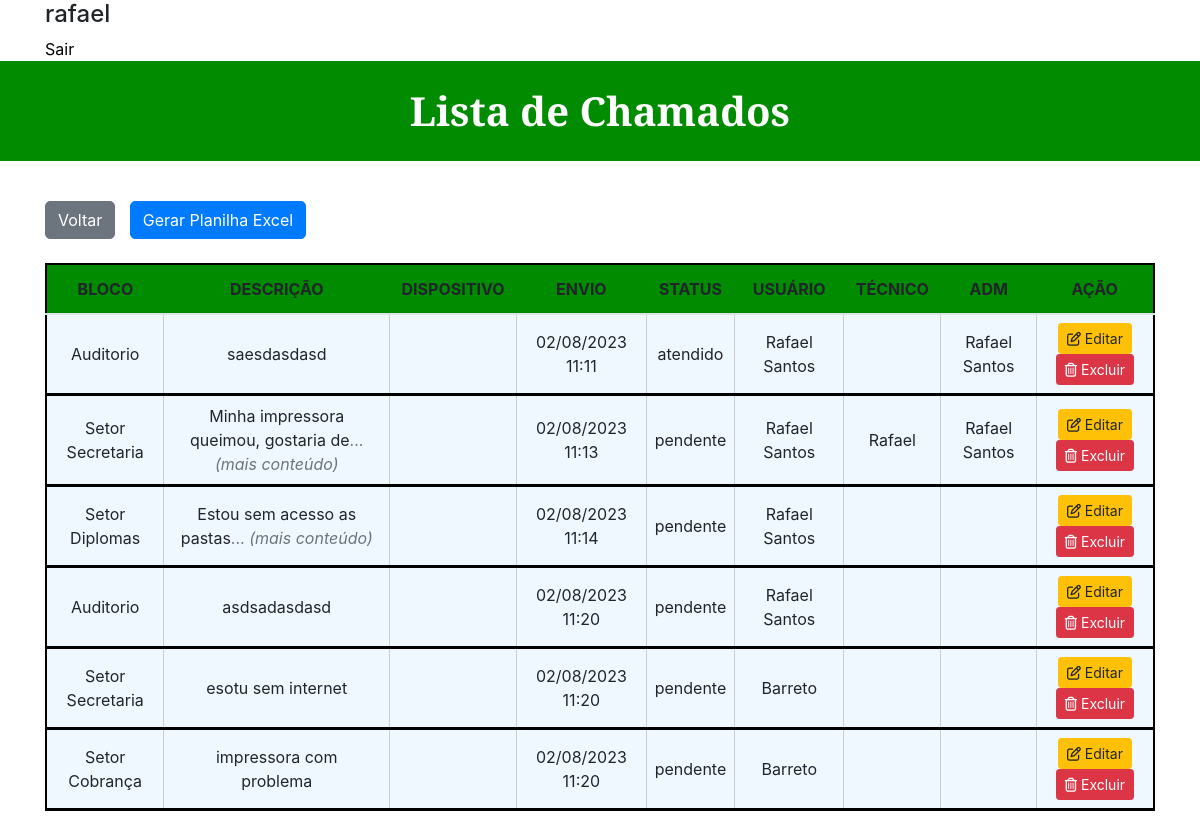
/listar_chamado.php (signed in), run on the app's committed database.
### tables this page shows
CREATE TABLE `tb_chamados` (
  `id_chamado` int(3) NOT NULL,
  `tipo_problema` varchar(75) NOT NULL,
  `descricao` varchar(300) NOT NULL,
  `status` varchar(10) NOT NULL DEFAULT 'pendente',
  `sala` varchar(45) DEFAULT NULL,
  `iditem` varchar(5) DEFAULT NULL,
  `data_envio` varchar(18) DEFAULT NULL,
  `iduser` varchar(50) DEFAULT NULL,
  `idtec` varchar(50) DEFAULT NULL,
  `iduser_adm` varchar(50) DEFAULT NULL
);

### listar_chamado.php (the view, shortened to what this page needs)
<!DOCTYPE html>
<html>
   <head>
      <link rel="stylesheet" href="https://stackpath.bootstrapcdn.com/bootstrap/4.4.1/css/bootstrap.min.css">
   </head>
   <body>
      <div class="container">
         <h4><?php echo $_SESSION['login']; ?></h4>
         <a style="color: black;" id="formLogin" href="logout.php">Sair</a>
      </div>
      <h1 id="formTitulo">Lista de Chamados</h1>
      <div class="container" style="margin-top: 40px;">
         <div style="text-align: left;">
            <a href="menu.php" role="button" class="btn btn-secondary" style="border-radius: 5px;">Voltar</a>
            <a href="gerar_planilha.php" class="btn btn-primary" style="border-radius: 5px; margin-left: 10px;">Gerar Planilha Excel</a>
         </div>
         <br>
         <table class="table">
            <thead style="background-color: #008B00;">
               <tr>
                  <th class="table-header" scope="col">BLOCO</th>
                  <th class="table-header" scope="col">DESCRIÇÃO</th>
                  <th class="table-header" scope="col">DISPOSITIVO</th>
                  <th class="table-header" scope="col">ENVIO</th>
                  <th class="table-header" scope="col">STATUS</th>
                  <th class="table-header" scope="col">USUÁRIO</th>
                  <th class="table-header" scope="col">TÉCNICO</th>
                  <th class="table-header" scope="col">ADM</th>
                  <th class="table-header table-cell-action" scope="col">AÇÃO</th>
               </tr>
            </thead>
            <tbody>
               <?php
                  include 'conexao.php';
                  $sql = "SELECT * FROM `tb_chamados` ORDER BY tipo_problema ASC";
                  $busca = mysqli_query($conexao,$sql);
                  while ($array = mysqli_fetch_array($busca)) {
                      $id             = $array['id_chamado'];
                      $sala           = $array['sala'];
                      $descricao      = $array['descricao'];
                      $iditem         = $array['iditem'];
                      $data_envio     = $array['data_envio'];
                      $status         = $array['status'];
                      $iduser         = $array['iduser'];
                      $idtec          = $array['idtec'];
                      $iduser_adm     = $array['iduser_adm'];
                  ?>
               <tr>
                  <td style="background-color: #F0F8FF;"><?php echo $sala ?></td>
                  <td style="background-color: #F0F8FF;" class="descricao-center" data-toggle="popover" data-content="<?php echo htmlspecialchars($descricao) ?>">
                     <?php
                        $maxCharsPerLine = 20;
                        $linesToShow = 1;
                        $truncated = wordwrap($descricao, $maxCharsPerLine * $linesToShow, "\n", true);
                        $lines = explode("\n", $truncated);
                        echo htmlspecialchars($lines[0]) . "<br>";
                        if (count($lines) > 1) {
                            echo htmlspecialchars($lines[1]);
                        }
                        if (count($lines) > 2) {
                            echo '<span class="text-muted">... <i>(mais conteúdo)</i></span>';
                        }
                        ?>
                  </td>
                  <td style="background-color: #F0F8FF;"><?php echo $iditem ?></td>
                  <td style="background-color: #F0F8FF;"><?php echo $data_envio ?></td>
                  <td style="background-color: #F0F8FF;"><?php echo $status ?></td>
                  <td style="background-color: #F0F8FF;"><?php echo $iduser ?></td>
                  <td style="background-color: #F0F8FF;"><?php echo $idtec ?></td>
                  <td style="background-color: #F0F8FF;"><?php echo $iduser_adm ?></td>
                  <?php if ($status == 'pendente'){ ?>
                  <td style="background-color: #F0F8FF;">
                     <center style="width: 100px;">
                        <a class="btn btn-warning btn-sm" href="editar_solicitacao.php?id=<?php echo $id ?>" role="button"><i class="far fa-edit"></i>&nbsp;Editar</a>
                        <a class="btn btn-danger btn-sm" style="color:#fff" href="_deletar_solicitacao.php?id=<?php echo $id ?>" role="button"><i class="far fa-trash-alt"></i>&nbsp;Excluir</a>
                     </center>
                  </td>
                  <?php } ?>
                  <?php if ($status == 'atendido'){ ?>
                  <td style="background-color: #F0F8FF;">
                     <center style="width: 100px;"><a class="btn btn-warning btn-sm" href="editar_solicitacao.php?id=<?php echo $id ?>" role="button"><i class="far fa-edit"></i>&nbsp;Editar</a>
                        <a class="btn btn-danger btn-sm" style="color:#fff" href="_deletar_solicitacao.php?id=<?php echo $id ?>" role="button"><i class="far fa-trash-alt"></i>&nbsp;Excluir</a>
                     </center>
                  </td>
                  <?php } ?>
               </tr>
               <?php } ?>
            </tbody>
         </table>
      </div>
   </body>
</html>

### listar_chamado.php (style rules this page uses)
#formTitulo { margin-top: 0px; background-color: #008B00; color: #ffffff; align-items: center; justify-content: center; border-radius: 0px; font-weight: bold; font-family: 'Libre Baskerville', serif; height: 100px; display: flex; }
.table { border: 2px solid #000; border-collapse: collapse; width: 100%; }
.table tbody tr { border-bottom: 3px solid #000; }
.table td { border-left: 1px solid #ccc; padding: 8px; }
.table thead tr { border-bottom: 2px solid #008B00; font-weight: bold; }
.table td { text-align: center; vertical-align: middle; }
.table-header { background-color: #008B00; font-weight: bold; text-align: center; vertical-align: middle; position: sticky; top: 0; z-index: 1; }
.descricao-center { text-align: center; vertical-align: middle; }

### data on the page
tb_chamados: sala "Auditorio", descricao "saesdasdasd", data_envio "02/08/2023 11:11", status "atendido", iduser "Rafael Santos", iduser_adm "Rafael Santos"
tb_chamados: sala "Setor Secretaria", descricao "Minha impressora", descricao "queimou, gostaria de", shows "(mais conteúdo)", data_envio "02/08/2023 11:13", status "pendente", iduser "Rafael Santos", idtec "Rafael", iduser_adm "Rafael Santos"
tb_chamados: sala "Setor Diplomas", descricao "Estou sem acesso as", descricao "pastas", shows "(mais conteúdo)", data_envio "02/08/2023 11:14", status "pendente", iduser "Rafael Santos"
tb_chamados: sala "Auditorio", descricao "asdsadasdasd", data_envio "02/08/2023 11:20", status "pendente", iduser "Rafael Santos"
tb_chamados: sala "Setor Secretaria", descricao "esotu sem internet", data_envio "02/08/2023 11:20", status "pendente", iduser "Barreto"
tb_chamados: sala "Setor Cobrança", descricao "impressora com", descricao "problema", data_envio "02/08/2023 11:20", status "pendente", iduser "Barreto"

### other printed values
$_SESSION['login'] "rafael"
